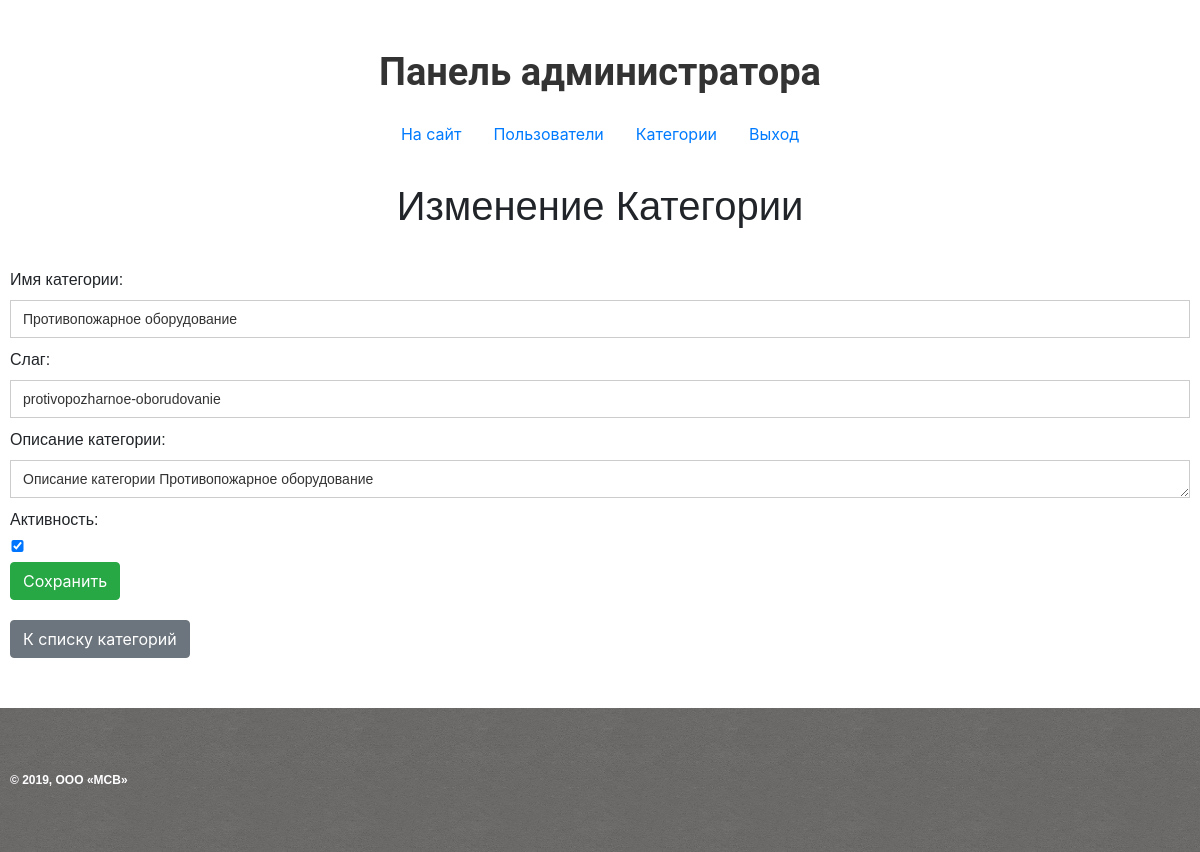
/myadmin/productcategory/update/1/ (signed in), run on the app's committed database.
### mainapp/models.py (models this page shows, shortened)
class ProductCategory(models.Model):
    name = models.CharField(verbose_name='Имя категории', max_length=128, unique=True)
    slug = models.SlugField(verbose_name='Слаг', max_length=128, unique=True)
    description = models.TextField(verbose_name='Описание категории', blank=True)
    is_active = models.BooleanField(verbose_name='Активность', default=True)
    class Meta:
        verbose_name = 'Категория товара'
        verbose_name_plural = 'Категории товаров'

### adminapp/views.py (the view)
# urls.py: re_path(r'^productcategory/update/(?P<pk>\d+)/$', adminapp.ProductCategoryUpdateView.as_view(),
class ProductCategoryUpdateView(UpdateView):
    model = ProductCategory
    success_url = reverse_lazy('myadmin:productcategory_list')
    form_class = ProductCategoryAdminUpdateForm
    @method_decorator(user_passes_test(lambda x: x.is_superuser))
    def dispatch(self, *args, **kwargs):
        return super().dispatch(*args, **kwargs)
    def get_context_data(self, **kwargs):
        context = super().get_context_data(**kwargs)
        context['page_title'] = 'изменение категории'
        return context

### adminapp/forms.py
class ProductCategoryAdminUpdateForm(ModelForm):
    class Meta:
        model = ProductCategory
        fields = '__all__'
    def __init__(self, *args, **kwargs):
        super().__init__(*args, **kwargs)
        for field_name, field in self.fields.items():
            field.widget.attrs['class'] = 'form_fields'

### mainapp/context_processors.py (called while the page is built)
def basket(request):
    basket = []
    if request.user.is_authenticated:
        basket = Basket.objects.filter(user=request.user)
    return {
        'basket': basket,
    }

def products_menu(request):
    products_menu = ProductCategory.objects.all().exclude(is_active=False).order_by('name')
    return {
        'products_menu': products_menu,
    }

### adminapp/templates/mainapp/productcategory_form.html (shortened to what this page needs)
{% extends 'adminapp/base.html' %}
{% load static %}
{% block content-container %}
    <div class="content-container">
    <h2 class="registration_title__myadmin">Панель администратора</h2>
        {% include 'adminapp/includes/inc__myadmin-menu.html' %}
        <div class="form_wrapper">
            <div class="login_form">
                <h1 class="regisration_title">{{ page_title | title }}</h1>
                <form method="post" enctype="multipart/form-data">
                    {{ form.as_p }}
                    <input type="submit" class="btn btn-success" value="Сохранить">
                </form>
            </div>
            <a href="{% url 'myadmin:productcategory_list' %}" class="btn btn-secondary">
                    К списку категорий
                </a>
        </div>
    </div>
{% endblock %}

### static/css/style.css (style rules this page uses)
* { margin: 0; padding: 0; box-sizing: border-box; outline: 0 !important; }
html, body { height: 100%; }
p { font-family: RobotoRegular, sans-serif;; font-size: 16px; font-weight: 500; line-height: 24px; margin-bottom: 0px; }
.content-container { max-width: 1200px; padding: 50px 10px; margin: auto; }
.login_form { padding: 20px 0px; }
.form_fields { display: block; width: 100%; height: 38px; padding: 8px 12px; margin-bottom: 10px; font-size: 14px; line-height: 1.42857143; color: #333333; vertical-align: middle; background-color: #ffffff; border: 1px solid #cccccc; }
.regisration_title { font-family: RobotoRegular, sans-serif; font-weight: 500; line-height: 24px; text-align: center; margin-bottom: 50px; }
.registration_title__myadmin { font-family: Roboto, sans-serif; font-size: 38px; line-height: 44px; font-weight: bold; text-align: center; margin-bottom: 20px; color: #333; }
#id_is_active { height: 12px; width: 15px; }

### data on the page
ProductCategory: name "Противопожарное оборудование", slug "protivopozharnoe-oborudovanie", description "Описание категории Противопожарное оборудование", is_active "☑"

### other printed values
{{ page_title | title }} "Изменение Категории"
